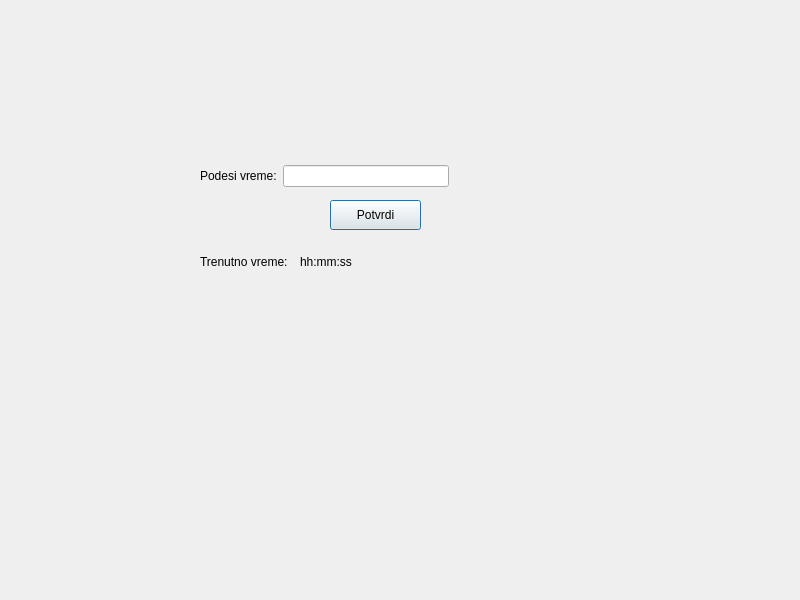
<?xml version="1.0" encoding="UTF-8"?>
<ui version="4.0">
 <class>Dialog</class>
 <widget class="QDialog" name="Dialog">
  <property name="geometry">
   <rect>
    <x>0</x>
    <y>0</y>
    <width>800</width>
    <height>600</height>
   </rect>
  </property>
  <property name="windowTitle">
   <string>Dialog</string>
  </property>
  <widget class="QPushButton" name="pushButton">
   <property name="geometry">
    <rect>
     <x>330</x>
     <y>200</y>
     <width>91</width>
     <height>30</height>
    </rect>
   </property>
   <property name="text">
    <string>Potvrdi</string>
   </property>
   <property name="checkable">
    <bool>true</bool>
   </property>
  </widget>
  <widget class="QWidget" name="layoutWidget">
   <property name="geometry">
    <rect>
     <x>200</x>
     <y>160</y>
     <width>249</width>
     <height>32</height>
    </rect>
   </property>
   <layout class="QHBoxLayout" name="horizontalLayout">
    <item>
     <widget class="QLabel" name="label">
      <property name="text">
       <string>Podesi vreme:</string>
      </property>
     </widget>
    </item>
    <item>
     <widget class="QLineEdit" name="lineEdit"/>
    </item>
   </layout>
  </widget>
  <widget class="QWidget" name="layoutWidget">
   <property name="geometry">
    <rect>
     <x>200</x>
     <y>250</y>
     <width>193</width>
     <height>24</height>
    </rect>
   </property>
   <layout class="QHBoxLayout" name="horizontalLayout_2">
    <item>
     <widget class="QLabel" name="label_2">
      <property name="text">
       <string>Trenutno vreme:</string>
      </property>
     </widget>
    </item>
    <item>
     <widget class="QLabel" name="label_3">
      <property name="text">
       <string>hh:mm:ss</string>
      </property>
     </widget>
    </item>
   </layout>
  </widget>
 </widget>
 <resources/>
 <connections/>
</ui>
